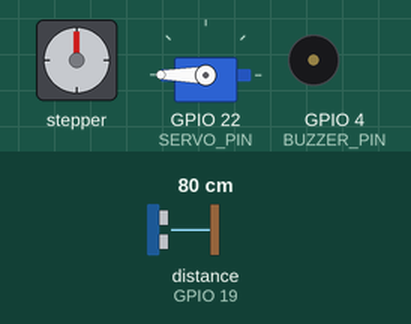
A sketch run on a simulated ESP32. Parts: stepper motor, servo, buzzer (waves = sounding). Wiring (inferred from the names in the program): ultrasonic range finder: trigger GPIO 18; echo GPIO 19; stepper motor (2048 steps per turn assumed): coils GPIO 13, GPIO 16, GPIO 14, GPIO 27. Inputs (shaded band) come from the test bench; at power-on: distance to the obstacle (sensor on GPIO 19) 80 cm. The echo pulse lasts 58.3 µs per cm.

Above: at 2.7 s.
2.8 s: distance to the obstacle (sensor on GPIO 19) set to 10 cm
4.3 s: distance to the obstacle (sensor on GPIO 19) set to 7 cm
At 5.67 s:
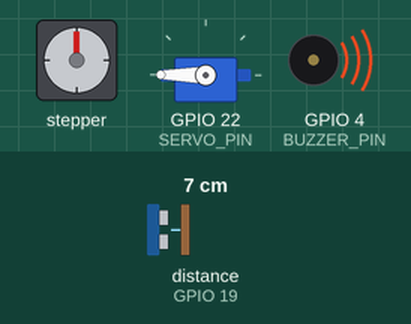
At 8.8 s:
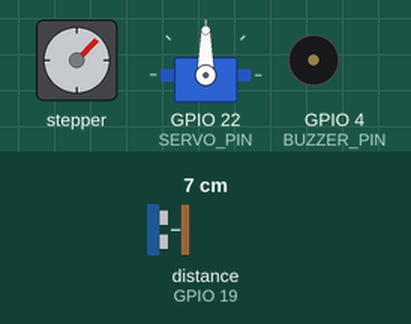
Timing chart, 0 to 16.2 s (numbered marks = the images above; inputs shaded):
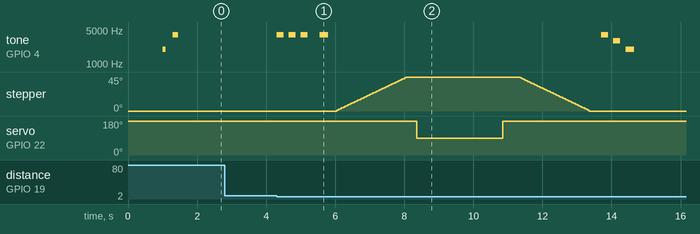

Measured:
- the behaviour switches between 9 and 8 cm on distance to the obstacle (sensor on GPIO 19) (found by bisection; images 0 and 1)
- after the input at 2.8 s, every drawn part: stays the same
- after the input at 4.3 s, tone on GPIO 4 (BUZZER_PIN): plays 4000 Hz for 0.20 s, 4000 Hz for 0.20 s, 4000 Hz for 0.20 s, 4000 Hz for 0.25 s, 4000 Hz for 0.20 s, 3000 Hz for 0.20 s … (7 notes in this stretch), starting at once; stepper: turns 45° clockwise in 2.0 s, then 45° counter-clockwise in 2.0 s

The sketch:

firmware.ino
```cpp
/*
 * Z Care ESP32 Smart Pillbox - Single Angle Per Hand Detection + MQTT
 *
 * This firmware keeps the user's single-angle carousel workflow and adds an
 * MQTT control/telemetry layer compatible with the Pillbox web application.
 *
 * Hardware connections:
 *   Servo motor (trapdoor): GPIO 22
 *   HC-SR04 sensor: TRIG GPIO 18, ECHO GPIO 19
 *   Buzzer: GPIO 4
 *   Stepper ULN2003: IN1=13, IN2=16, IN3=14, IN4=27
 *
 * MQTT topics:
 *   pillbox/{DEVICE_ID}/cmd       web/server -> ESP32
 *   pillbox/{DEVICE_ID}/request   ESP32 -> server
 *   pillbox/{DEVICE_ID}/dose      ESP32 -> web/server
 *   pillbox/{DEVICE_ID}/status    ESP32 -> web/server (retained)
 *   pillbox/{DEVICE_ID}/telemetry ESP32 -> web/server
 *   pillbox/{DEVICE_ID}/event     ESP32 -> web/server
 *
 * Install with Arduino IDE or PlatformIO:
 *   ESP32 Arduino core, ESP32Servo, PubSubClient, ArduinoJson 6.x
 */

#include <WiFi.h>
#include <ESP32Servo.h>
#include <PubSubClient.h>
#include <ArduinoJson.h>

// -----------------------------------------------------------------------------
// Configuration: edit before flashing
// -----------------------------------------------------------------------------
const char* WIFI_SSID = "YOUR_WIFI_SSID";
const char* WIFI_PASSWORD = "YOUR_WIFI_PASSWORD";

// Use an authenticated TLS broker for a real deployment. HiveMQ is provided as
// a development default so the deployed Railway server and ESP32 can share it.
const char* MQTT_HOST = "broker.hivemq.com";
const uint16_t MQTT_PORT = 1883;
const char* DEVICE_ID = "pillbox-01";

// -----------------------------------------------------------------------------
// Pin definitions and settings
// -----------------------------------------------------------------------------
#define SERVO_PIN 22
#define ULTRASONIC_TRIG 18
#define ULTRASONIC_ECHO 19
#define BUZZER_PIN 4

#define STEPPER_IN1 13
#define STEPPER_IN2 16
#define STEPPER_IN3 14
#define STEPPER_IN4 27

#define SERVO_CLOSED 210
#define SERVO_OPEN 90
#define HAND_DETECTED_CM 8.0f
#define DISPENSE_HOLD_MS 2500UL
#define STEPPER_SPEED_MS 8
#define MQTT_RECONNECT_MS 5000UL
#define WIFI_RECONNECT_MS 15000UL
#define STATUS_INTERVAL_MS 10000UL
#define TELEMETRY_INTERVAL_MS 2000UL

#define BUZZER_FREQ_HIGH 4000
#define BUZZER_FREQ_MID 3000
#define BUZZER_FREQ_LOW 2000

Servo trapdoorServo;
WiFiClient wifiClient;
PubSubClient mqttClient(wifiClient);

float lastDistanceCm = 999.0f;
int currentServoAngle = SERVO_CLOSED;
int currentStepPhase = 0;
const int stepSequence[4][4] = {
  {HIGH, LOW, LOW, LOW},
  {LOW, HIGH, LOW, LOW},
  {LOW, LOW, HIGH, LOW},
  {LOW, LOW, LOW, HIGH}
};

int currentAngleIndex = 0;
const int angleSequence[4] = {45, 135, 225, 315};
const int stepsForAngle[4] = {256, 768, 1280, 1792};

unsigned long lastUltrasonicRead = 0;
unsigned long lastPositionEnforce = 0;
unsigned long lastWifiAttempt = 0;
unsigned long lastMqttAttempt = 0;
unsigned long lastStatusPublish = 0;
unsigned long lastTelemetryPublish = 0;
bool handDetectionArmed = true;
String activeMedicationId = "";
int activeQuantity = 1;
String activeCommandId = "";

String topic(const char* suffix) {
  return String("pillbox/") + DEVICE_ID + "/" + suffix;
}

void publishJson(const String& destination, JsonDocument& document, bool retained = false) {
  if (!mqttClient.connected()) return;
  char buffer[1024];
  size_t length = serializeJson(document, buffer, sizeof(buffer));
  mqttClient.publish(destination.c_str(), buffer, retained);
}

void publishStatus(bool online) {
  StaticJsonDocument<256> doc;
  doc["type"] = "status";
  doc["deviceId"] = DEVICE_ID;
  doc["online"] = online;
  doc["lastSeen"] = (uint32_t)(millis() / 1000UL);
  doc["uptime"] = (uint32_t)(millis() / 1000UL);
  doc["wifiRssi"] = WiFi.RSSI();
  doc["ip"] = WiFi.localIP().toString();
  publishJson(topic("status"), doc, true);
}

void publishEvent(const char* eventType, const char* reason = nullptr) {
  StaticJsonDocument<384> doc;
  doc["type"] = eventType;
  doc["deviceId"] = DEVICE_ID;
  doc["angle"] = angleSequence[currentAngleIndex];
  if (activeMedicationId.length() > 0) doc["medicationId"] = activeMedicationId;
  if (activeCommandId.length() > 0) doc["commandId"] = activeCommandId;
  if (reason) doc["reason"] = reason;
  publishJson(topic("event"), doc);
}

void publishDose() {
  StaticJsonDocument<384> doc;
  doc["type"] = "dose";
  doc["deviceId"] = DEVICE_ID;
  doc["confirmed"] = true;
  doc["quantity"] = activeQuantity;
  doc["angle"] = angleSequence[currentAngleIndex];
  doc["eventId"] = String(DEVICE_ID) + "-" + String(millis());
  if (activeMedicationId.length() > 0) doc["medicationId"] = activeMedicationId;
  if (activeCommandId.length() > 0) doc["commandId"] = activeCommandId;
  publishJson(topic("dose"), doc);
}

void publishTelemetry() {
  StaticJsonDocument<512> doc;
  doc["type"] = "telemetry";
  doc["timestamp"] = (uint32_t)(millis() / 1000UL);
  doc["state"] = handDetectionArmed ? "waiting" : "dispensing";
  doc["sensorActive"] = handDetectionArmed;
  doc["ultrasonic"]["distance"] = lastDistanceCm;
  doc["ultrasonic"]["handDetected"] = handDetectionArmed && lastDistanceCm < HAND_DETECTED_CM;
  doc["motors"]["stepper"]["moving"] = false;
  doc["motors"]["stepper"]["position"] = angleSequence[currentAngleIndex];
  doc["motors"]["servo"]["angle"] = currentServoAngle;
  doc["buzzer"]["active"] = false;
  doc["medSlotCount"] = 4;
  publishJson(topic("telemetry"), doc);
}

void lockStepperPosition() {
  digitalWrite(STEPPER_IN1, stepSequence[currentStepPhase][0]);
  digitalWrite(STEPPER_IN2, stepSequence[currentStepPhase][1]);
  digitalWrite(STEPPER_IN3, stepSequence[currentStepPhase][2]);
  digitalWrite(STEPPER_IN4, stepSequence[currentStepPhase][3]);
}

void stepCarousel(int steps, int speedMs) {
  int direction = steps > 0 ? 1 : -1;
  steps = abs(steps);
  for (int i = 0; i < steps; i++) {
    currentStepPhase = (currentStepPhase + direction + 4) % 4;
    lockStepperPosition();
    delay(speedMs);
  }
}

void returnStepperToZero(int stepsToReturn) {
  stepCarousel(-stepsToReturn, STEPPER_SPEED_MS);
  currentStepPhase = 0;
  lockStepperPosition();
  delay(300);
}

void lockServoPosition() {
  trapdoorServo.write(currentServoAngle);
}

void servoOpen() {
  currentServoAngle = SERVO_OPEN;
  trapdoorServo.write(SERVO_OPEN);
}

void servoClose() {
  currentServoAngle = SERVO_CLOSED;
  trapdoorServo.write(SERVO_CLOSED);
}

void buzzerBeep(int frequency, int durationMs) {
  tone(BUZZER_PIN, frequency, durationMs);
  delay(durationMs + 50);
}

void buzzerAlert() {
  buzzerBeep(BUZZER_FREQ_HIGH, 200);
  delay(100);
  buzzerBeep(BUZZER_FREQ_HIGH, 200);
  delay(100);
  buzzerBeep(BUZZER_FREQ_HIGH, 200);
}

void buzzerComplete() {
  buzzerBeep(BUZZER_FREQ_HIGH, 200);
  delay(100);
  buzzerBeep(BUZZER_FREQ_MID, 200);
  delay(100);
  buzzerBeep(BUZZER_FREQ_LOW, 250);
}

float readUltrasonicCm() {
  digitalWrite(ULTRASONIC_TRIG, LOW);
  delayMicroseconds(2);
  digitalWrite(ULTRASONIC_TRIG, HIGH);
  delayMicroseconds(10);
  digitalWrite(ULTRASONIC_TRIG, LOW);
  unsigned long duration = pulseIn(ULTRASONIC_ECHO, HIGH, 30000);
  if (duration == 0) return 999.0f;
  return (duration * 0.034f) / 2.0f;
}

void executeSingleAngleDispense() {
  int angle = angleSequence[currentAngleIndex];
  int stepsNeeded = stepsForAngle[currentAngleIndex];
  handDetectionArmed = false;
  publishEvent("dispensing");

  buzzerAlert();
  delay(300);
  buzzerBeep(BUZZER_FREQ_HIGH, 250);
  delay(150);
  stepCarousel(stepsNeeded, STEPPER_SPEED_MS);
  delay(300);
  servoOpen();
  delay(DISPENSE_HOLD_MS);
  servoClose();
  delay(500);
  returnStepperToZero(stepsNeeded);
  buzzerComplete();
  lockStepperPosition();

  publishDose();
  publishEvent("completed");
  currentAngleIndex = (currentAngleIndex + 1) % 4;
  activeMedicationId = "";
  activeCommandId = "";

  while (readUltrasonicCm() < HAND_DETECTED_CM) delay(100);
  handDetectionArmed = true;
  publishStatus(true);
}

void handleMqttMessage(char* rawTopic, byte* payload, unsigned int length) {
  String receivedTopic(rawTopic);
  if (!receivedTopic.endsWith("/cmd")) return;

  StaticJsonDocument<768> doc;
  DeserializationError error = deserializeJson(doc, payload, length);
  if (error) {
    Serial.printf("[mqtt] invalid command: %s\n", error.c_str());
    publishEvent("rejected", "invalid JSON command");
    return;
  }

  const char* action = doc["action"].as<const char*>();
  if (!action) action = doc["type"].as<const char*>();
  if (!action || strcmp(action, "dispense") != 0) return;
  if (!handDetectionArmed) {
    publishEvent("rejected", "device busy");
    return;
  }

  activeMedicationId = String(doc["medicationId"] | "");
  activeCommandId = String(doc["commandId"] | "");
  activeQuantity = doc["quantityPerDose"] | 0;
  if (activeQuantity <= 0) activeQuantity = doc["quantity"] | 1;
  if (activeQuantity < 1) activeQuantity = 1;
  if (activeQuantity > 100) activeQuantity = 100;
  executeSingleAngleDispense();
}

void connectWifiIfNeeded() {
  if (WiFi.status() == WL_CONNECTED) return;
  unsigned long now = millis();
  if (now - lastWifiAttempt < WIFI_RECONNECT_MS) return;
  lastWifiAttempt = now;
  WiFi.mode(WIFI_STA);
  WiFi.begin(WIFI_SSID, WIFI_PASSWORD);
}

void connectMqttIfNeeded() {
  if (WiFi.status() != WL_CONNECTED || mqttClient.connected()) return;
  unsigned long now = millis();
  if (now - lastMqttAttempt < MQTT_RECONNECT_MS) return;
  lastMqttAttempt = now;
  String clientId = String("pillbox-") + DEVICE_ID + "-" + String((uint32_t)ESP.getEfuseMac(), HEX);
  String statusTopic = topic("status");
  const char* lastWill = "{\"type\":\"status\",\"online\":false}";
  if (mqttClient.connect(clientId.c_str(), statusTopic.c_str(), 0, true, lastWill)) {
    mqttClient.subscribe(topic("cmd").c_str(), 1);
    publishStatus(true);
    StaticJsonDocument<128> request;
    request["type"] = "getSchedule";
    request["deviceId"] = DEVICE_ID;
    publishJson(topic("request"), request);
    publishEvent("online");
  }
}

void setup() {
  Serial.begin(115200);
  delay(1000);

  pinMode(ULTRASONIC_TRIG, OUTPUT);
  pinMode(ULTRASONIC_ECHO, INPUT);
  pinMode(BUZZER_PIN, OUTPUT);
  pinMode(STEPPER_IN1, OUTPUT);
  pinMode(STEPPER_IN2, OUTPUT);
  pinMode(STEPPER_IN3, OUTPUT);
  pinMode(STEPPER_IN4, OUTPUT);

  trapdoorServo.attach(SERVO_PIN);
  servoClose();
  lockStepperPosition();
  buzzerBeep(BUZZER_FREQ_LOW, 100);
  delay(150);
  buzzerBeep(BUZZER_FREQ_HIGH, 150);

  mqttClient.setServer(MQTT_HOST, MQTT_PORT);
  mqttClient.setCallback(handleMqttMessage);
  mqttClient.setBufferSize(2048);
  connectWifiIfNeeded();
}

void loop() {
  unsigned long now = millis();
  connectWifiIfNeeded();
  connectMqttIfNeeded();
  if (mqttClient.connected()) mqttClient.loop();

  if (now - lastUltrasonicRead >= 100) {
    lastUltrasonicRead = now;
    lastDistanceCm = readUltrasonicCm();
    if (handDetectionArmed && lastDistanceCm > 0 && lastDistanceCm < HAND_DETECTED_CM) {
      activeQuantity = 1;
      executeSingleAngleDispense();
    }
  }

  if (now - lastPositionEnforce >= 500) {
    lastPositionEnforce = now;
    lockServoPosition();
    lockStepperPosition();
  }
  if (mqttClient.connected() && now - lastStatusPublish >= STATUS_INTERVAL_MS) {
    lastStatusPublish = now;
    publishStatus(true);
  }
  if (mqttClient.connected() && now - lastTelemetryPublish >= TELEMETRY_INTERVAL_MS) {
    lastTelemetryPublish = now;
    publishTelemetry();
  }
}
```
